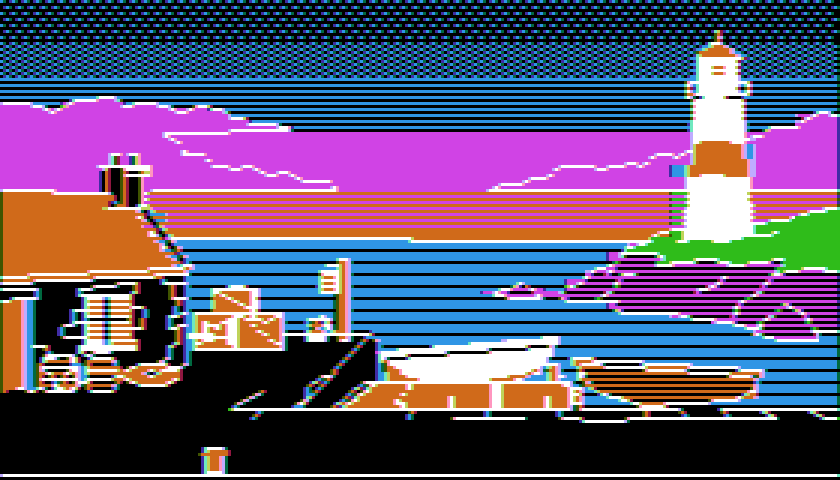
#> input picture styles/apple2-hires/assets/picture_fringe.png, 840 x 480 px, found by its file name
$ python trace_lines.py ../assets/picture_fringe.png
#> lines starting #> are read from the running program, lines starting #| are printed output that depends on the picture; after the words box and inside, x2 and y2 are one past the last pixel; in counts of white or black regions, pixels touching at a corner belong together
"""KI-Strichvorlage -> Linienzüge im 280×160-Raster (assets/lines.json, Vorschau assets/lines_preview.png).

    .venv/bin/python styles/apple2-hires/scripts/trace_lines.py [assets/raw/bg_a.png]

1. Ganze Vorlage (CROP_H = None) oder Ausschnitt ab CROP_Y, schwarze Umrisse über die Helligkeit.
2. Verdünnen auf 1 Bildpunkt (Zhang-Suen), Wege verfolgen (Endpunkte zuerst), kurze Sporne weg.
3. Douglas-Peucker in Quellpixeln (EPS), Ecken in das Zielraster rechnen.
Ergebnis: Liste von Linienzügen mit ganzzahligen Zielkoordinaten, gruppiert nach zusammenhängenden Objekten.
"""
import json, pathlib, sys
import numpy as np
from PIL import Image

HERE = pathlib.Path(__file__).resolve().parent
ENTRY = HERE.parent
SRC = ENTRY / (sys.argv[1] if len(sys.argv) > 1 else "assets/raw/bg2_b.png")
TW, TH = 280, 160
# Ganze Vorlage (3:2) auf 280×160: senkrecht 0,85-fach gestaucht. Das entspricht den schmalen Bildpunkten des
# Originals am Fernseher (280×192 auf 4:3); in der Aufnahme mit quadratischen Punkten wirkt das Bild 15 % flacher.
CROP_Y = 0
CROP_H = None
LUMA_MAX = 52          # dunkler als das = Umriss (Himmel liegt bei ~70)
EPS = 2.2              # Douglas-Peucker in Quellpixeln (≈ 0,5 Zielpixel)
SPUR = 10              # freie Enden kürzer als das (Quellpixel) fallen weg


def zhang_suen(img):
    img = img.astype(np.uint8).copy()
    while True:
        changed = False
        for step in (0, 1):
            P = np.pad(img, 1)
            p2, p3, p4 = P[:-2, 1:-1], P[:-2, 2:], P[1:-1, 2:]
            p5, p6, p7 = P[2:, 2:], P[2:, 1:-1], P[2:, :-2]
            p8, p9 = P[1:-1, :-2], P[:-2, :-2]
            nb = [p2, p3, p4, p5, p6, p7, p8, p9, p2]
            B = sum(n.astype(np.int32) for n in nb[:8])
            A = sum(((nb[i] == 0) & (nb[i + 1] == 1)).astype(np.int32) for i in range(8))
            if step == 0:
                c = ((p2 * p4 * p6) == 0) & ((p4 * p6 * p8) == 0)
            else:
                c = ((p2 * p4 * p8) == 0) & ((p2 * p6 * p8) == 0)
            m = (img == 1) & (B >= 2) & (B <= 6) & (A == 1) & c
            if m.any():
                img[m] = 0
                changed = True
        if not changed:
            return img


NB8 = [(-1, 0), (0, 1), (1, 0), (0, -1), (-1, 1), (1, 1), (1, -1), (-1, -1)]


def trace(sk):
    H, W = sk.shape
    pts = set(zip(*np.nonzero(sk)))
    def nbrs(p):
        y, x = p
        return [(y + dy, x + dx) for dy, dx in NB8 if (y + dy, x + dx) in pts]
    deg = {p: len(nbrs(p)) for p in pts}
    visited = set()
    paths = []

    def walk(start, first=None):
        path = [start]
        visited.add(start)
        cur, prev_dir = start, None
        if first is not None:
            path = [first, start]
        while True:
            cand = [q for q in nbrs(cur) if q not in visited]
            if not cand:
                # an eine schon gezeichnete Linie anschließen (Kreuzung), damit keine Lücke bleibt
                touch = [q for q in nbrs(cur) if q in visited and q not in path[-3:]]
                if touch:
                    path.append(touch[0])
                return path
            if prev_dir is not None:
                cand.sort(key=lambda q: -((q[0] - cur[0]) * prev_dir[0] + (q[1] - cur[1]) * prev_dir[1])
                          + (0.1 if abs(q[0] - cur[0]) + abs(q[1] - cur[1]) == 2 else 0))
            else:
                cand.sort(key=lambda q: abs(q[0] - cur[0]) + abs(q[1] - cur[1]))
            nxt = cand[0]
            prev_dir = (nxt[0] - cur[0], nxt[1] - cur[1])
            visited.add(nxt)
            path.append(nxt)
            cur = nxt

    ends = sorted([p for p in pts if deg[p] == 1], key=lambda p: (p[0], p[1]))
    for e in ends:
        if e not in visited:
            paths.append(walk(e))
    while True:
        rest = [p for p in pts if p not in visited]
        if not rest:
            break
        # bevorzugt Punkte neben schon gezeichneten (Abzweig), sonst beliebig (geschlossene Schleife)
        rest.sort(key=lambda p: (0 if any(q in visited for q in nbrs(p)) else 1, p[0], p[1]))
        p = rest[0]
        att = [q for q in nbrs(p) if q in visited]
        paths.append(walk(p, att[0] if att else None))
    return paths


def dp(points, eps):
    pts = np.asarray(points, float)
    if len(pts) < 3:
        return pts
    a, b = pts[0], pts[-1]
    ab = b - a
    n = np.hypot(*ab)
    if n < 1e-9:
        d = np.hypot(*(pts - a).T)
    else:
        d = np.abs(ab[0] * (pts[:, 1] - a[1]) - ab[1] * (pts[:, 0] - a[0])) / n
    i = int(np.argmax(d))
    if d[i] > eps:
        l = dp(pts[:i + 1], eps)
        r = dp(pts[i:], eps)
        return np.vstack([l[:-1], r])
    return np.vstack([a, b])


def main():
    im = np.asarray(Image.open(SRC).convert("RGB")).astype(np.float32)
    H0, W0 = im.shape[:2]
#> H0 = 480; W0 = 840
    ch = CROP_H or (H0 - CROP_Y)
#> ch = 480
    im = im[CROP_Y:CROP_Y + ch]
    luma = im @ np.array([0.299, 0.587, 0.114], np.float32)
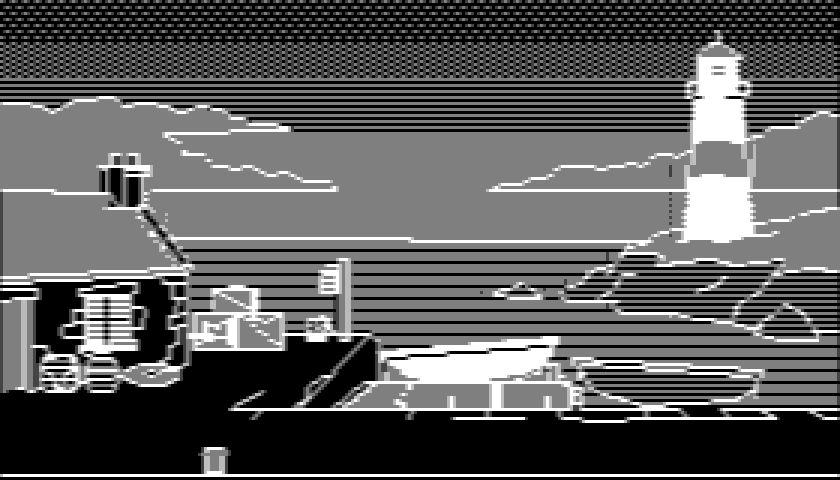
#> luma: shape (480, 840) float32; min 0, max 255, mean 90.8
    mask = luma < LUMA_MAX
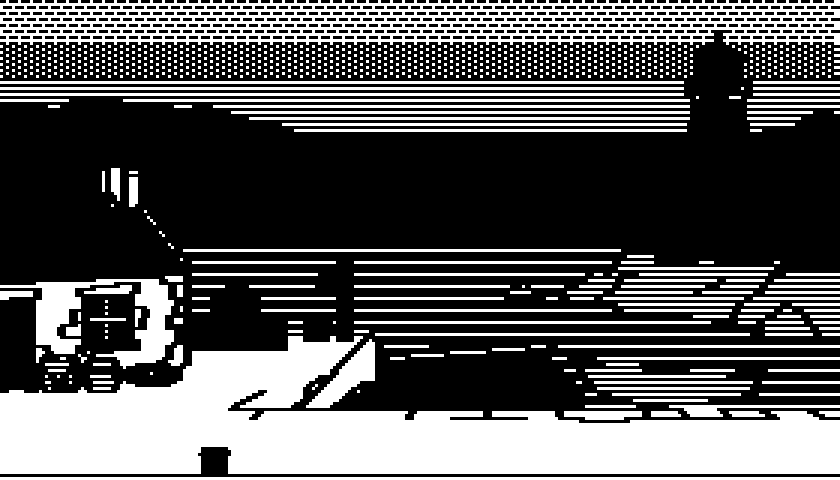
#> mask: shape (480, 840) bool; 35.2% white; 899 white regions (759 under 20 px), largest, box (x1, y1, x2, y2) and area: (0, 336, 840, 474) 61488, (0, 0, 840, 45) 22644, (0, 279, 174, 369) 5346
    mask[:2] = mask[-2:] = False
    mask[:, :2] = mask[:, -2:] = False
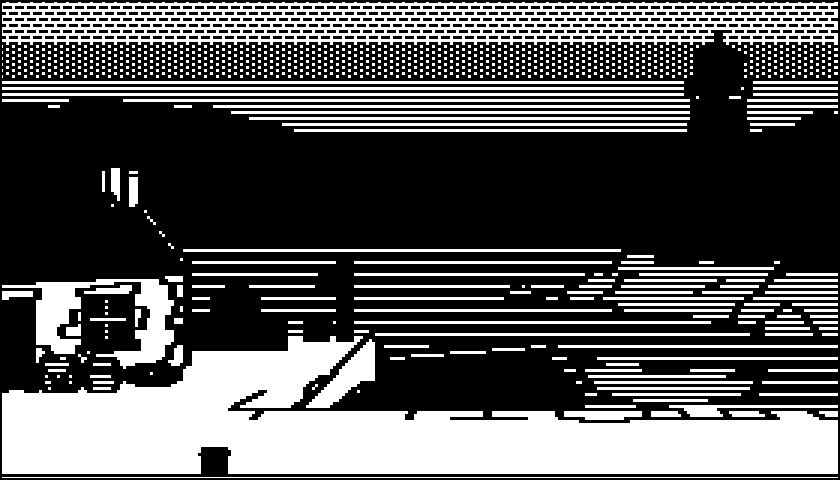
#> mask: shape (480, 840) bool; 34.5% white; 899 white regions (759 under 20 px), largest, box (x1, y1, x2, y2) and area: (2, 336, 838, 474) 61218, (2, 2, 838, 45) 22090, (2, 279, 174, 369) 5340
    sk = zhang_suen(mask)
#> after the loop in zhang_suen, `while True:`:
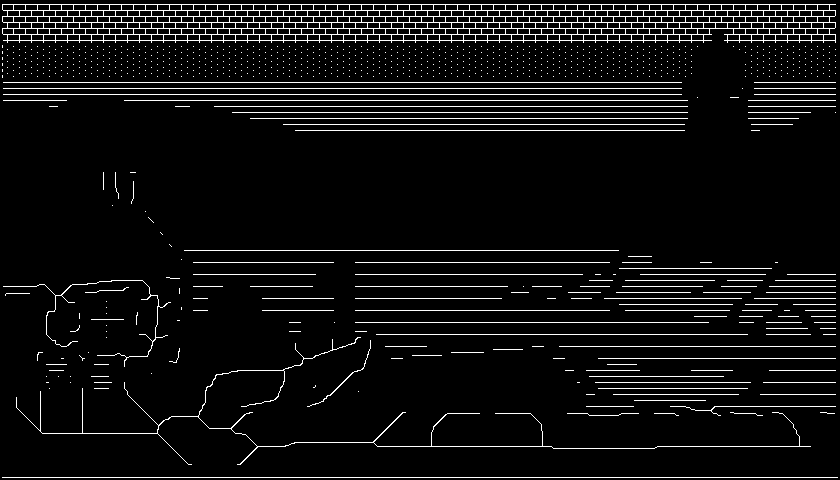
#> img: shape (480, 840); values 0 (black) and 1 (white), 6.1% white in thin lines or dots
    paths = trace(sk)
#> in trace, `pts = set(zip(*np.nonzero(sk)))`: pts = 24524 items
#> in trace, `ends = sorted([p for p in pts if deg[p] == 1], key=lambda p: (p[0], p[..`: ends = 406 pairs, first value 4 to 477, second value 2 to 837
#> in walk, `path = [start]`: path = [(4, 835)]
#> in walk, `cur, prev_dir = start, None`: cur = (4, 835)
#> the loop in walk, `while True:` made 4900 passes
#> cur on passes 1 to 3: (4, 834), (4, 833), (4, 832)
#> after the loop in walk, `while True:`: path = 4900 pairs, first value 4 to 34, second value 2 to 835; visited = 4900 items
    sx, sy = TW / W0, TH / ch
    strokes = []
    for p in paths:
        length = len(p)
        if length < SPUR:
            continue
        simp = dp(p, EPS)
        tpts = [(int(round(x * sx - 0.5 + 0.5 * sx)), int(round(y * sy - 0.5 + 0.5 * sy))) for y, x in simp]
        tpts = [(min(TW - 1, max(0, x)), min(TH - 1, max(0, y))) for x, y in tpts]
        dedup = [tpts[0]]
        for q in tpts[1:]:
            if q != dedup[-1]:
                dedup.append(q)
        strokes.append({"pts": dedup, "src_len": length,
                        "src": [[round(float(x), 1), round(float(y), 1)] for y, x in simp]})
    out = {"source": str(SRC.relative_to(ENTRY)), "crop_y": CROP_Y, "crop_h": ch, "size": [TW, TH],
           "strokes": strokes}
    (ENTRY / "assets" / "lines.json").write_text(json.dumps(out))
    # Vorschau: Skelett und Zielraster
    prev = np.zeros((TH, TW), np.uint8)
    from bres import line_pixels
    for s in strokes:
        pts = s["pts"]
        if len(pts) == 1:
            prev[pts[0][1], pts[0][0]] = 255
        for a, b in zip(pts, pts[1:]):
            for x, y in line_pixels(a, b):
                prev[y, x] = 255
    Image.fromarray(prev).resize((TW * 3, TH * 3), Image.NEAREST).save(ENTRY / "assets" / "lines_preview.png")
    print(f"{len(paths)} Wege, {len(strokes)} Linienzüge, {sum(len(s['pts']) for s in strokes)} Ecken, "
          f"{int((prev > 0).sum())} Linienpunkte")


if __name__ == "__main__":
    main()
